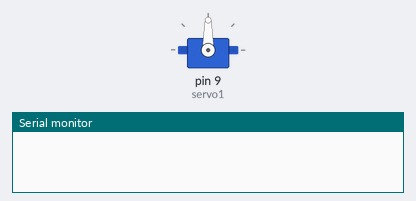
The sketch below on a simulated Arduino Uno, built with avr-gcc and run on an emulated ATmega328P. Shown: servo, the last lines printed to the serial monitor.

Above: at 0.05 s.
At 2.45 s:
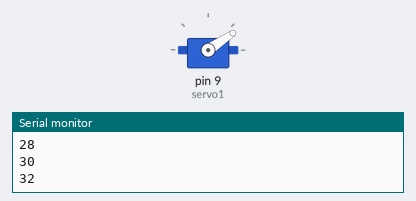
At 3.8 s:
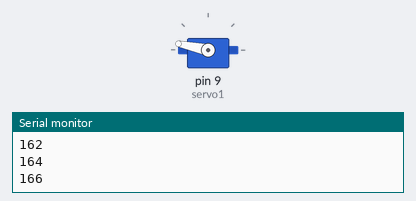
At 7.55 s:
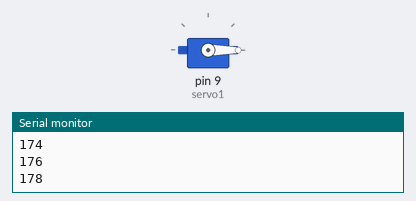
Timing chart, 0 to 9.8 s (numbered marks = the images above):
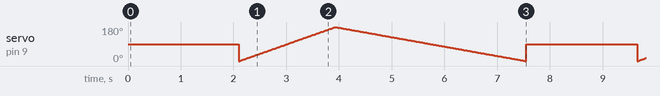

The sketch:

Motor_Control_Backwards_01.ino
```cpp
#include <Servo.h>  // servo library


Servo servo1;  // servo control object


void setup()
{
  Serial.begin(9600);
  servo1.attach(9);
}


void loop()
{
  int position;
  int varDirection;


  //Serial.print(position);
  servo1.write(90);
  varDirection = servo1.read();
  delay(100);
  servo1.write(90);// Tell servo to go to 90 degrees
  Serial.println(varDirection);

  delay(1000);         // Pause to get it time to move

  servo1.write(90);   // Tell servo to go to 180 degrees
  varDirection = servo1.read();
  Serial.println(varDirection);
  delay(1000);         // Pause to get it time to move


  //servo1.write(90);     // Tell servo to go to 0 degrees

  //delay(1000);         // Pause to get it time to move

  // Change position at a slower speed:

  // To slow down the servo's motion, we'll use a for() loop
  // to give it a bunch of intermediate positions, with 20ms
  // delays between them. You can change the step size to make
  // the servo slow down or speed up. Note that the servo can't
  // move faster than its full speed, and you won't be able
  // to update it any faster than every 20ms.

  // Tell servo to go to 180 degrees, stepping by two degrees

 ///////////////////////////////////////////////////////////
 ///////////////////////////////////////////////////////////

  for(position = 0; position < 180; position += 2)
  {
    servo1.write(position);  // Move to next position

    delay(20);               // Short pause to allow it to move
    varDirection = servo1.read();
    Serial.println(varDirection);
  }


  // Tell servo to go to 0 degrees, stepping by one degree

  for(position = 180; position >= 0; position -= 1)
  {
    servo1.write(position);  // Move to next position
    delay(20);               // Short pause to allow it to move
  }
  varDirection = servo1.read();


}
```
